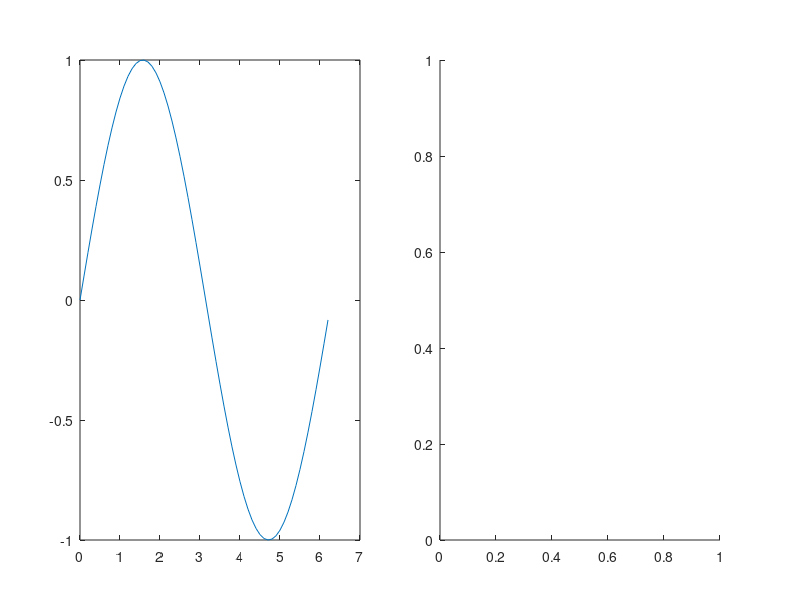

This chart was generated by the following MATLAB code: (Note: this script raises an error after producing the figure.)
echo on
% cap5_handle_exemplo
Hf =figure(1); 
Ha1=axes('Position',[0.1 0.1 0.35 0.8]);
Ha2=axes('Position',[0.55 0.1 0.35 0.8]);
axes(Ha1);
x=0:0.1:2*pi;
plot(x,sin(x))
axes(Ha2);
a=imread('NGJuly2002.jpg');
image(a)
